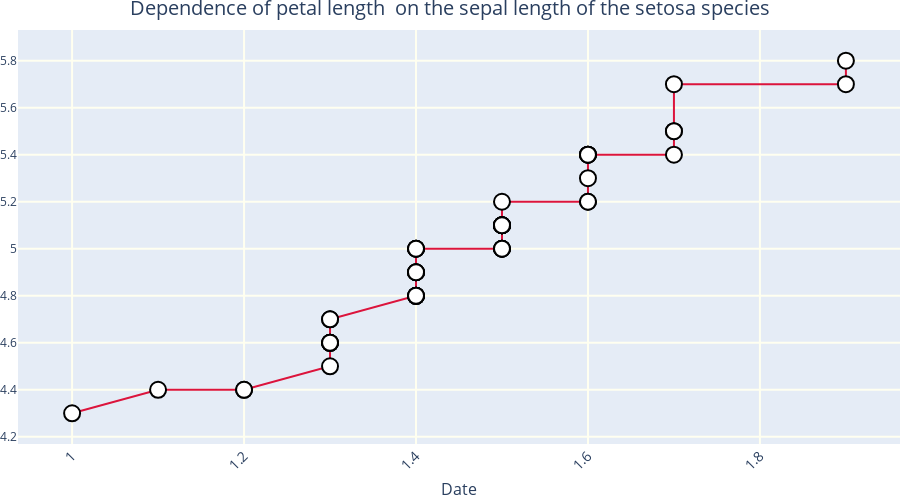

Write notebook code for a chart like this one.
### Code cell
fig = go.Figure()
fig.add_trace(go.Scatter(x=data[data['species'] == 'setosa']['petal_length'].sort_values(),
                         y=data[data['species'] == 'setosa']['sepal_length'].sort_values(),
                         mode='lines+markers',
                         name='lines+markers'))
fig.update_traces(
    marker=dict(size=16, color='white', line=dict(color='black', width=2)),
    line=dict(color='crimson')
)
fig.update_xaxes(showgrid=True, gridwidth=2, gridcolor='ivory')
fig.update_yaxes(showgrid=True, gridwidth=2, gridcolor='ivory')
fig.update_layout(
    title="Dependence of petal length\n on the sepal length of the setosa species",
    title_font_size=20,
    title_x=0.5,
    xaxis_title='Date',
    xaxis_title_font_size=16,
    xaxis_tickfont_size=14,
    xaxis_tickangle=315,
    margin=dict(l=0, r=0, t=30, b=0),
    height=500
)
fig.show()

### Figure 1 — Plotly figure (JSON) as saved in the notebook; plotly's stock layout.template omitted (floating-point values rounded to 4 significant figures)
{"data": [{"mode": "lines+markers", "name": "lines+markers", "x": [1.0, 1.1, 1.2, 1.2, 1.3, 1.3, 1.3, 1.3, 1.3, 1.3, 1.3, 1.4, 1.4, 1.4, 1.4, 1.4, 1.4, 1.4, 1.4, 1.4, 1.4, 1.4, 1.4, 1.4, 1.5, 1.5, 1.5, 1.5, 1.5, 1.5, 1.5, 1.5, 1.5, 1.5, 1.5, 1.5, 1.5, 1.6, 1.6, 1.6, 1.6, 1.6, 1.6, 1.6, 1.7, 1.7, 1.7, 1.7, 1.9, 1.9], "y": [4.3, 4.4, 4.4, 4.4, 4.5, 4.6, 4.6, 4.6, 4.6, 4.7, 4.7, 4.8, 4.8, 4.8, 4.8, 4.8, 4.9, 4.9, 4.9, 4.9, 5.0, 5.0, 5.0, 5.0, 5.0, 5.0, 5.0, 5.0, 5.1, 5.1, 5.1, 5.1, 5.1, 5.1, 5.1, 5.1, 5.2, 5.2, 5.2, 5.3, 5.4, 5.4, 5.4, 5.4, 5.4, 5.5, 5.5, 5.7, 5.7, 5.8], "type": "scatter", "marker": {"line": {"color": "black", "width": 2}, "color": "white", "size": 16}, "line": {"color": "crimson"}}], "layout": {"xaxis": {"showgrid": true, "gridwidth": 2, "gridcolor": "ivory", "title": {"text": "Date", "font": {"size": 16}}, "tickfont": {"size": 14}, "tickangle": -45}, "yaxis": {"showgrid": true, "gridwidth": 2, "gridcolor": "ivory"}, "title": {"text": "Dependence of petal length\n on the sepal length of the setosa species", "font": {"size": 20}, "x": 0.5}, "margin": {"l": 0, "r": 0, "t": 30, "b": 0}, "height": 500}}
